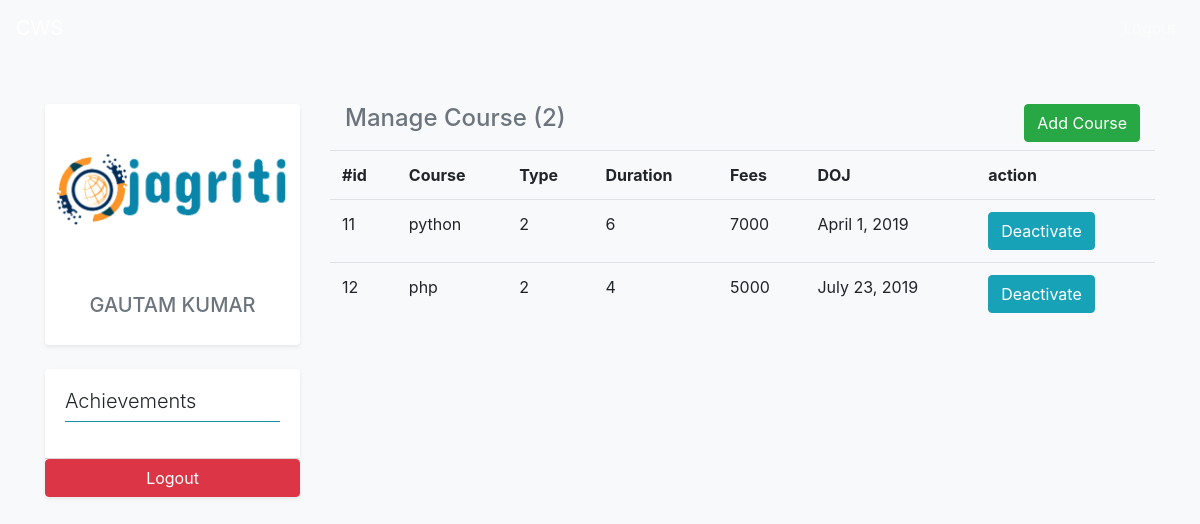
Screenshot of /student/course/ (signed in) with the database file from the repository.
### datawork/models.py (models this page shows, shortened)
class Student(models.Model):
    DEGREE = (("BCA","BCA"),("BTECH","BTECH"),("BSc","BSc"),("MCA","MCA"),("OTHER","OTHER"))
    GENDER = (("M","Male"),("F","FEMALE"),("O","Other"))
    std_id = models.AutoField(primary_key=True)
    first_name = models.CharField(max_length=200)
    last_name = models.CharField(max_length=200)
    father_name = models.CharField(max_length=200)
    date_of_birth = models.CharField(max_length=200)
    degree = models.CharField(choices=DEGREE,max_length=200)
    address = models.TextField(max_length=200)
    city = models.CharField(max_length=200)
    state = models.CharField(max_length=200)
    photo = models.ImageField(upload_to="apply/image")
    gender = models.CharField(choices=GENDER,max_length=200)
    contact = models.IntegerField()
    user_id = models.ForeignKey(User,on_delete=models.CASCADE)
    status = models.CharField(max_length=20,default='0',choices=(("0","Pending"),("1","Active"),("2","Courseless"),("3","takeout")))
    slugs = models.SlugField(max_length=200)

class StudentCourse(models.Model):
    user_id = models.ForeignKey(User,on_delete=models.CASCADE)
    course_name = models.ForeignKey(Course,on_delete=models.DO_NOTHING)
    course_type = models.CharField(max_length=200,choices=(("1","COURSE"),("2","MONTHLY")))
    status = models.CharField(max_length=200,choices=(("1","ACTIVE"),("0","Closed")))
    data_of_join = models.DateField(default=timezone.now)

class Course(models.Model):
    course_name = models.CharField(max_length=200)
    course_duration = models.CharField(max_length=200)
    course_fees = models.IntegerField()
    def __str__(self):
        return self.course_name

### datawork/views.py (the view)
# urls.py: path('student/course/',views.student_course,name="student_course"),
def student_course(r):
    data = {
        'course':Course.objects.exclude(studentcourse__user_id=r.user).count(),
        "stdcourse": StudentCourse.objects.filter(user_id__username=r.user),
        'user': Student.objects.filter(user_id__username=r.user),
    }
    return render(r,'student/course.html',data)

### templates/student/course.html
{% extends 'student/base_student.html' %}
{% block content %}
    <div class="col-lg-9">
    <div class="col-lg-12">
        <h2 class="text-muted float-left h4">Manage Course ({{ stdcourse|length }})</h2>
    {% if course == 0 %}
    {% else %}
        <a href="{% url 'add_course' %}" class="float-right mb-2 btn btn-success">Add Course</a>
    {% endif %}
    </div>
    <table class="table">
        <tr>
            <th>#id</th>
            <th>Course</th>
            <th>Type</th>
            <th>Duration</th>
            <th>Fees</th>
            <th>DOJ</th>
            <th>action</th>
        </tr>
        {% for p in stdcourse %}
            <tr>
            <td>{{ p.id  }}</td>
            <td>{{ p.course_name }}</td>
            <td>{{p.course_type  }}</td>
            <td>{{p.course_name.course_duration  }}</td>
            <td>{{p.course_name.course_fees  }}</td>
            <td>{{p.data_of_join  }}</td>
            <td><a href="" class="btn btn-info">Deactivate</a></td>
            </tr>
        {% endfor %}
    </table>
    </div>
{% endblock %}

### templates/student/base_student.html (shortened to what this page needs)
<!DOCTYPE html>
<html lang="en">
<head>
{% load static %}
    <link rel="stylesheet" href="{% static 'bootstrap.css' %}">
    <link rel="stylesheet" href="{% static 'style.css' %}">
</head>
<body class="bg-light">
    <nav class="navbar navbar-expand-lg navbar-dark bg-cws">
        <a href="{% url 'student_profile' %}" class="navbar-brand">CWS</a>
        <ul class="navbar-nav ml-auto">
            <li class="nav-item"><a href="{% url 'logout' %}" class="nav-link">Logout</a></li>
        </ul>
    </nav>
    <div class="container mt-5">
        <div class="row">
            <div class="col-lg-3">
                <div class="card border-0 shadow-sm">
                    <img src="{{ user.0.photo.url }}" class="img-fluid my-5 px-2" alt="logo">
                    <div class="card-body">
                        <h1 class="text-truncate h5 text-center text-uppercase text-muted">{{ user.0.first_name }} {{ user.0.last_name }}</h1>
                    </div>
                </div>
                <div class="mt-4 shadow-sm card border-0">
                    <div class="card-body">
                        <h2 class="lead">Achievements</h2>
                        <hr class="m-0 p-0 bg-info">
                    </div>
                    <div class="card-footer p-0 m-0 mt-3">
                        <a href="{% url 'logout' %}" class="btn btn-danger btn-block">Logout</a>
                    </div>
                </div>
            </div>
            {% block content %}{% endblock %}
        </div>
    </div>
</body>
</html>

### datawork/static/style.css (style rules this page uses)
:root { --main-color:#2980b9!important; --main-color1:#0a3d62!important; --main-font:'Quicksand', sans-serif!important; }

### rows the page displays
Student: photo (picture), first_name "GAUTAM", last_name "KUMAR"
StudentCourse: id "11", course_name "python", course_type "2", course_name.course_duration "6", course_name.course_fees "7000", data_of_join "April 1, 2019"
StudentCourse: id "12", course_name "php", course_type "2", course_name.course_duration "4", course_name.course_fees "5000", data_of_join "July 23, 2019"

### other values shown
{{ stdcourse|length }} "2"
